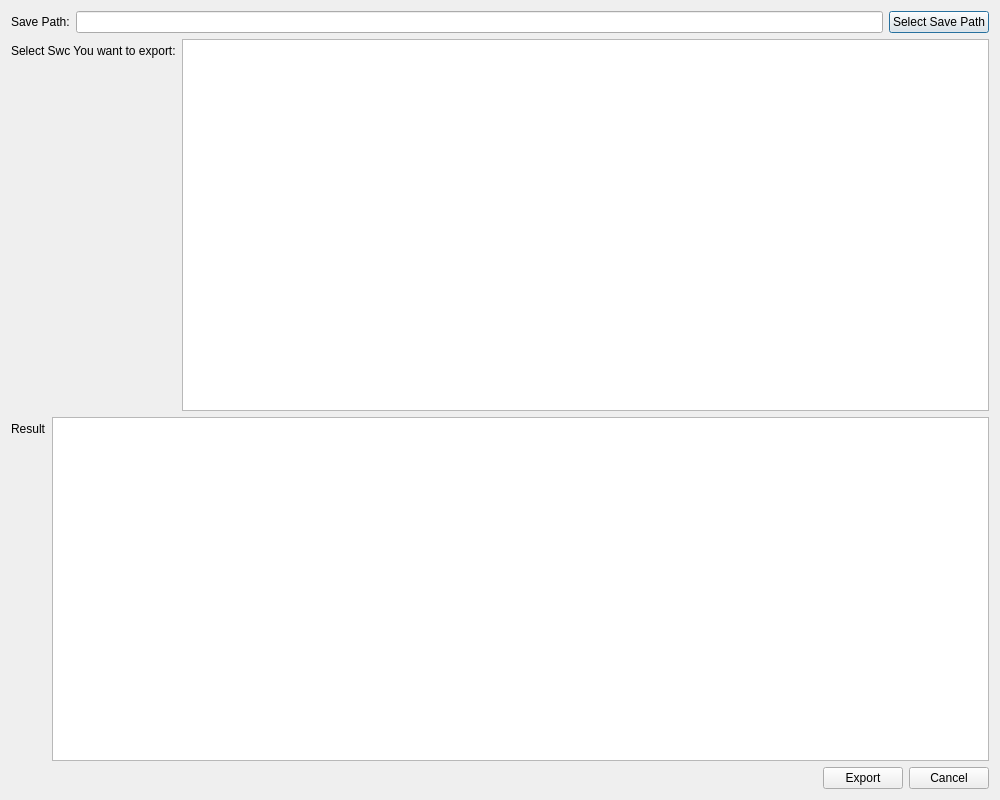
<?xml version="1.0" encoding="UTF-8"?>
<ui version="4.0">
 <class>ViewEportSwcToFile</class>
 <widget class="QDialog" name="ViewEportSwcToFile">
  <property name="geometry">
   <rect>
    <x>0</x>
    <y>0</y>
    <width>1000</width>
    <height>800</height>
   </rect>
  </property>
  <property name="windowTitle">
   <string>ViewEportSwcToFile</string>
  </property>
  <layout class="QVBoxLayout" name="verticalLayout_2">
   <item>
    <layout class="QVBoxLayout" name="verticalLayout">
     <item>
      <layout class="QVBoxLayout" name="verticalLayout_5">
       <item>
        <layout class="QHBoxLayout" name="horizontalLayout_2">
         <item>
          <widget class="QLabel" name="label_3">
           <property name="text">
            <string>Save Path:</string>
           </property>
          </widget>
         </item>
         <item>
          <widget class="QLineEdit" name="SavePath"/>
         </item>
         <item>
          <widget class="QPushButton" name="SelectSavePathBtn">
           <property name="text">
            <string>Select Save Path</string>
           </property>
          </widget>
         </item>
        </layout>
       </item>
      </layout>
     </item>
     <item>
      <layout class="QVBoxLayout" name="verticalLayout_3">
       <item>
        <layout class="QFormLayout" name="formLayout">
         <property name="labelAlignment">
          <set>Qt::AlignRight|Qt::AlignTrailing|Qt::AlignVCenter</set>
         </property>
         <item row="0" column="0">
          <widget class="QLabel" name="label">
           <property name="text">
            <string>Select Swc You want to export:</string>
           </property>
          </widget>
         </item>
         <item row="0" column="1">
          <widget class="QListWidget" name="SwcList"/>
         </item>
        </layout>
       </item>
      </layout>
     </item>
     <item>
      <layout class="QVBoxLayout" name="verticalLayout_4">
       <item>
        <layout class="QFormLayout" name="formLayout_2">
         <item row="0" column="0">
          <widget class="QLabel" name="label_2">
           <property name="text">
            <string>Result</string>
           </property>
          </widget>
         </item>
         <item row="0" column="1">
          <widget class="QTableWidget" name="ResultTable"/>
         </item>
        </layout>
       </item>
       <item>
        <layout class="QHBoxLayout" name="horizontalLayout">
         <item>
          <spacer name="horizontalSpacer">
           <property name="orientation">
            <enum>Qt::Horizontal</enum>
           </property>
           <property name="sizeHint" stdset="0">
            <size>
             <width>40</width>
             <height>20</height>
            </size>
           </property>
          </spacer>
         </item>
         <item>
          <widget class="QPushButton" name="ExportBtn">
           <property name="text">
            <string>Export</string>
           </property>
          </widget>
         </item>
         <item>
          <widget class="QPushButton" name="CancelBtn">
           <property name="text">
            <string>Cancel</string>
           </property>
          </widget>
         </item>
        </layout>
       </item>
      </layout>
     </item>
    </layout>
   </item>
  </layout>
 </widget>
 <resources/>
 <connections/>
</ui>
